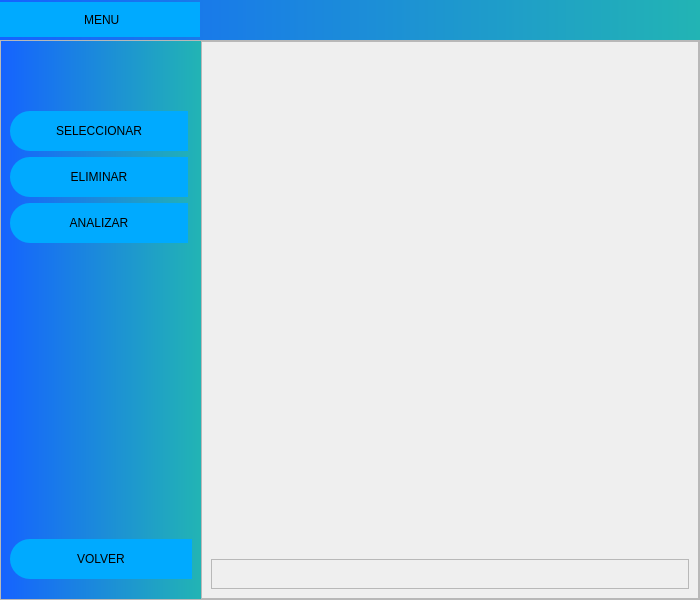
<?xml version="1.0" encoding="UTF-8"?>
<ui version="4.0">
 <class>MainWindow</class>
 <widget class="QMainWindow" name="MainWindow">
  <property name="geometry">
   <rect>
    <x>0</x>
    <y>0</y>
    <width>700</width>
    <height>600</height>
   </rect>
  </property>
  <property name="minimumSize">
   <size>
    <width>700</width>
    <height>600</height>
   </size>
  </property>
  <property name="maximumSize">
   <size>
    <width>700</width>
    <height>600</height>
   </size>
  </property>
  <property name="windowTitle">
   <string>MainWindow</string>
  </property>
  <widget class="QWidget" name="centralwidget">
   <layout class="QVBoxLayout" name="verticalLayout">
    <property name="spacing">
     <number>0</number>
    </property>
    <property name="leftMargin">
     <number>0</number>
    </property>
    <property name="topMargin">
     <number>0</number>
    </property>
    <property name="rightMargin">
     <number>0</number>
    </property>
    <property name="bottomMargin">
     <number>0</number>
    </property>
    <item>
     <widget class="QFrame" name="frame">
      <property name="minimumSize">
       <size>
        <width>0</width>
        <height>40</height>
       </size>
      </property>
      <property name="maximumSize">
       <size>
        <width>16777215</width>
        <height>40</height>
       </size>
      </property>
      <property name="styleSheet">
       <string notr="true">QFrame{
background-color:qlineargradient(spread:pad, x1:0, y1:0, x2:1, y2:0, stop:0 rgba(21, 99, 255, 255), stop:1 rgba(34, 180, 180, 255));
border-style:solid;
}

QPushButton{
background-color:  rgb(0, 170, 255);
border-style:solid;
font: 75 11pt &quot;Arial&quot;;
	
}

QPushButton:hover{
background-color: white;
}</string>
      </property>
      <property name="frameShape">
       <enum>QFrame::StyledPanel</enum>
      </property>
      <property name="frameShadow">
       <enum>QFrame::Raised</enum>
      </property>
      <property name="lineWidth">
       <number>1</number>
      </property>
      <layout class="QHBoxLayout" name="horizontalLayout_2">
       <property name="spacing">
        <number>3</number>
       </property>
       <property name="leftMargin">
        <number>0</number>
       </property>
       <property name="topMargin">
        <number>0</number>
       </property>
       <property name="rightMargin">
        <number>0</number>
       </property>
       <property name="bottomMargin">
        <number>0</number>
       </property>
       <item>
        <widget class="QPushButton" name="pushButton_2">
         <property name="minimumSize">
          <size>
           <width>200</width>
           <height>35</height>
          </size>
         </property>
         <property name="maximumSize">
          <size>
           <width>16777215</width>
           <height>35</height>
          </size>
         </property>
         <property name="styleSheet">
          <string notr="true"/>
         </property>
         <property name="text">
          <string> MENU</string>
         </property>
         <property name="icon">
          <iconset>
           <normaloff>Menu.png</normaloff>Menu.png</iconset>
         </property>
        </widget>
       </item>
       <item>
        <spacer name="horizontalSpacer">
         <property name="orientation">
          <enum>Qt::Horizontal</enum>
         </property>
         <property name="sizeHint" stdset="0">
          <size>
           <width>430</width>
           <height>20</height>
          </size>
         </property>
        </spacer>
       </item>
      </layout>
     </widget>
    </item>
    <item>
     <widget class="QFrame" name="frame_2">
      <property name="styleSheet">
       <string notr="true"/>
      </property>
      <property name="frameShape">
       <enum>QFrame::StyledPanel</enum>
      </property>
      <property name="frameShadow">
       <enum>QFrame::Raised</enum>
      </property>
      <layout class="QHBoxLayout" name="horizontalLayout">
       <property name="spacing">
        <number>0</number>
       </property>
       <property name="leftMargin">
        <number>0</number>
       </property>
       <property name="topMargin">
        <number>0</number>
       </property>
       <property name="rightMargin">
        <number>0</number>
       </property>
       <property name="bottomMargin">
        <number>0</number>
       </property>
       <item>
        <widget class="QFrame" name="frame_3">
         <property name="minimumSize">
          <size>
           <width>200</width>
           <height>0</height>
          </size>
         </property>
         <property name="maximumSize">
          <size>
           <width>200</width>
           <height>16777215</height>
          </size>
         </property>
         <property name="styleSheet">
          <string notr="true">QFrame{
background-color:qlineargradient(spread:pad, x1:0, y1:0, x2:1, y2:0, stop:0 rgba(21, 99, 255, 255), stop:1 rgba(34, 180, 180, 255));
border-style:solid;
}

QPushButton{
background-color:  rgb(0, 170, 255);
border-top-left-radius: 20px;
border-bottom-left-radius: 20px;

font: 75 11pt &quot;Arial&quot;;
	
}

QPushButton:hover{
background-color: white;
border-top-left-radius: 20px;
border-bottom-left-radius: 20px;

font: 75 12pt &quot;Arial&quot;;
}</string>
         </property>
         <property name="frameShape">
          <enum>QFrame::StyledPanel</enum>
         </property>
         <property name="frameShadow">
          <enum>QFrame::Raised</enum>
         </property>
         <layout class="QVBoxLayout" name="verticalLayout_2">
          <item>
           <spacer name="verticalSpacer_2">
            <property name="orientation">
             <enum>Qt::Vertical</enum>
            </property>
            <property name="sizeHint" stdset="0">
             <size>
              <width>20</width>
              <height>70</height>
             </size>
            </property>
           </spacer>
          </item>
          <item>
           <widget class="QPushButton" name="pushButton_12">
            <property name="minimumSize">
             <size>
              <width>178</width>
              <height>40</height>
             </size>
            </property>
            <property name="maximumSize">
             <size>
              <width>100</width>
              <height>40</height>
             </size>
            </property>
            <property name="text">
             <string>SELECCIONAR</string>
            </property>
            <property name="icon">
             <iconset>
              <normaloff>torax.png</normaloff>torax.png</iconset>
            </property>
           </widget>
          </item>
          <item>
           <widget class="QPushButton" name="pushButton_10">
            <property name="minimumSize">
             <size>
              <width>178</width>
              <height>40</height>
             </size>
            </property>
            <property name="maximumSize">
             <size>
              <width>100</width>
              <height>40</height>
             </size>
            </property>
            <property name="text">
             <string>ELIMINAR</string>
            </property>
            <property name="icon">
             <iconset>
              <normaloff>cerrar.png</normaloff>cerrar.png</iconset>
            </property>
           </widget>
          </item>
          <item>
           <widget class="QPushButton" name="pushButton_9">
            <property name="minimumSize">
             <size>
              <width>178</width>
              <height>40</height>
             </size>
            </property>
            <property name="maximumSize">
             <size>
              <width>100</width>
              <height>40</height>
             </size>
            </property>
            <property name="text">
             <string>ANALIZAR</string>
            </property>
            <property name="icon">
             <iconset>
              <normaloff>analisar.png</normaloff>analisar.png</iconset>
            </property>
           </widget>
          </item>
          <item>
           <spacer name="verticalSpacer">
            <property name="orientation">
             <enum>Qt::Vertical</enum>
            </property>
            <property name="sizeHint" stdset="0">
             <size>
              <width>20</width>
              <height>300</height>
             </size>
            </property>
           </spacer>
          </item>
          <item>
           <widget class="QPushButton" name="pushButton_7">
            <property name="minimumSize">
             <size>
              <width>0</width>
              <height>40</height>
             </size>
            </property>
            <property name="maximumSize">
             <size>
              <width>16777215</width>
              <height>40</height>
             </size>
            </property>
            <property name="styleSheet">
             <string notr="true"/>
            </property>
            <property name="text">
             <string>VOLVER</string>
            </property>
            <property name="icon">
             <iconset>
              <normaloff>atras.png</normaloff>atras.png</iconset>
            </property>
           </widget>
          </item>
          <item>
           <spacer name="verticalSpacer_3">
            <property name="orientation">
             <enum>Qt::Vertical</enum>
            </property>
            <property name="sizeHint" stdset="0">
             <size>
              <width>20</width>
              <height>20</height>
             </size>
            </property>
           </spacer>
          </item>
         </layout>
        </widget>
       </item>
       <item>
        <widget class="QFrame" name="frame_4">
         <property name="frameShape">
          <enum>QFrame::StyledPanel</enum>
         </property>
         <property name="frameShadow">
          <enum>QFrame::Raised</enum>
         </property>
         <layout class="QVBoxLayout" name="verticalLayout_3">
          <item>
           <widget class="QLabel" name="label">
            <property name="text">
             <string/>
            </property>
           </widget>
          </item>
          <item>
           <widget class="QFrame" name="frame_5">
            <property name="minimumSize">
             <size>
              <width>0</width>
              <height>30</height>
             </size>
            </property>
            <property name="maximumSize">
             <size>
              <width>16777215</width>
              <height>30</height>
             </size>
            </property>
            <property name="frameShape">
             <enum>QFrame::StyledPanel</enum>
            </property>
            <property name="frameShadow">
             <enum>QFrame::Raised</enum>
            </property>
           </widget>
          </item>
         </layout>
        </widget>
       </item>
      </layout>
     </widget>
    </item>
   </layout>
  </widget>
 </widget>
 <resources/>
 <connections/>
</ui>
